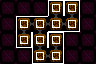

Tiled map render using the project's own tile images. Description and the whole map definition, tile-layer contents included, below:
An orthogonal 6x4 tile map with 16x16 px tiles, 3 tile layers (Maze Shape, Room Properties, Minimap).

<map version="1.10" tiledversion="1.11.0" orientation="orthogonal" renderorder="right-down" width="6" height="4" tilewidth="16" tileheight="16" infinite="0" nextlayerid="4" nextobjectid="1">
 <tileset firstgid="1" source="../LayoutTiles.tsx" />
 <layer id="1" name="Maze Shape" width="6" height="4">
  <data encoding="csv">
1,1,1,2,2,1,
1,35,33,49,52,1,
1,50,34,2,1,1,
1,1,51,52,1,1
</data>
 </layer>
 <layer id="2" name="Room Properties" width="6" height="4">
  <data encoding="csv">
5,5,5,37,37,5,
5,37,37,37,37,5,
5,37,37,37,5,5,
5,5,37,37,5,5
</data>
 </layer>
 <layer id="3" name="Minimap" width="6" height="4">
  <data encoding="csv">
0,0,0,13,13,0,
0,13,13,13,13,0,
0,13,13,13,0,0,
0,0,13,13,0,0
</data>
 </layer>
</map>
